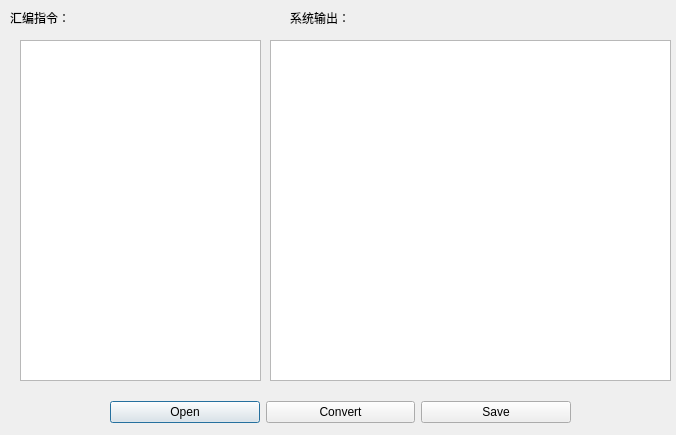
<?xml version="1.0" encoding="UTF-8"?>
<ui version="4.0">
 <class>bToafile_Dialog</class>
 <widget class="QDialog" name="bToafile_Dialog">
  <property name="geometry">
   <rect>
    <x>0</x>
    <y>0</y>
    <width>676</width>
    <height>435</height>
   </rect>
  </property>
  <property name="windowTitle">
   <string>Dialog</string>
  </property>
  <widget class="QTextEdit" name="asmTextEdit">
   <property name="geometry">
    <rect>
     <x>20</x>
     <y>40</y>
     <width>241</width>
     <height>341</height>
    </rect>
   </property>
  </widget>
  <widget class="QWidget" name="layoutWidget">
   <property name="geometry">
    <rect>
     <x>110</x>
     <y>400</y>
     <width>461</width>
     <height>25</height>
    </rect>
   </property>
   <layout class="QHBoxLayout" name="horizontalLayout">
    <item>
     <widget class="QPushButton" name="btn_open">
      <property name="text">
       <string>Open</string>
      </property>
     </widget>
    </item>
    <item>
     <widget class="QPushButton" name="btn_convert">
      <property name="text">
       <string>Convert</string>
      </property>
     </widget>
    </item>
    <item>
     <widget class="QPushButton" name="btn_save">
      <property name="text">
       <string>Save</string>
      </property>
     </widget>
    </item>
   </layout>
  </widget>
  <widget class="QTextEdit" name="consoleTextEdit">
   <property name="geometry">
    <rect>
     <x>270</x>
     <y>40</y>
     <width>401</width>
     <height>341</height>
    </rect>
   </property>
  </widget>
  <widget class="QLabel" name="label">
   <property name="geometry">
    <rect>
     <x>10</x>
     <y>10</y>
     <width>71</width>
     <height>16</height>
    </rect>
   </property>
   <property name="text">
    <string>汇编指令：</string>
   </property>
  </widget>
  <widget class="QLabel" name="label_2">
   <property name="geometry">
    <rect>
     <x>290</x>
     <y>10</y>
     <width>81</width>
     <height>16</height>
    </rect>
   </property>
   <property name="text">
    <string>系统输出：</string>
   </property>
  </widget>
 </widget>
 <resources/>
 <connections/>
</ui>
